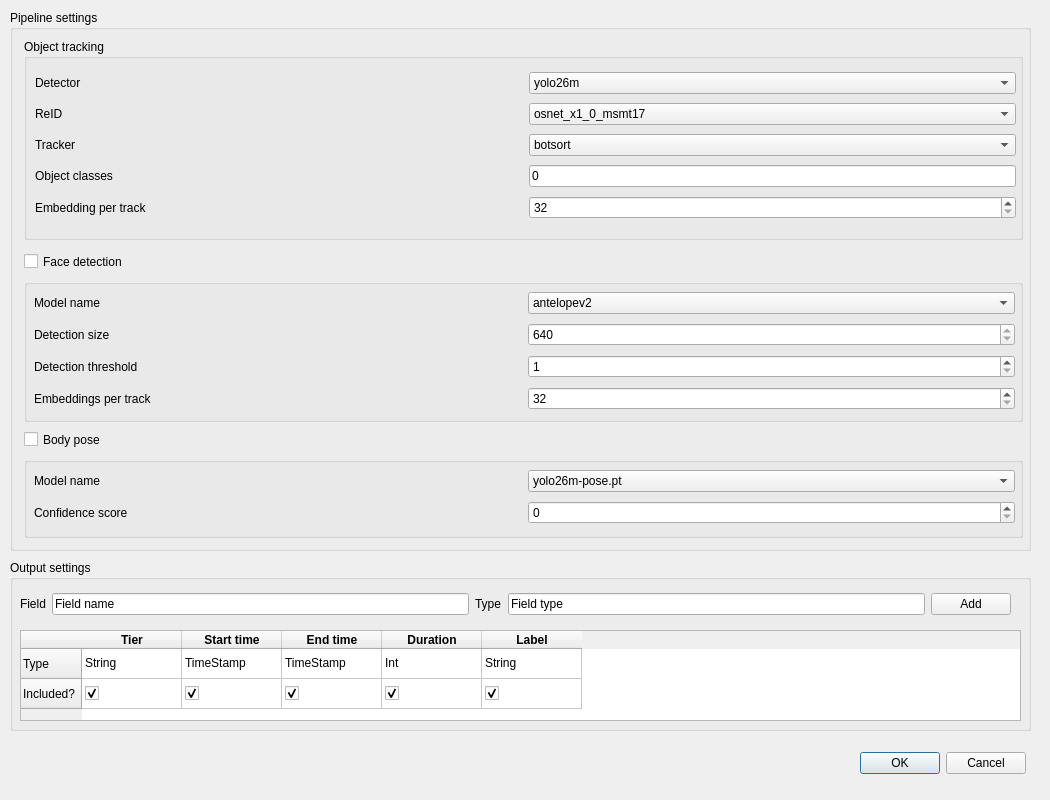
    <widget class="QWidget" name="pageSettings">
     <widget class="SettingsPage" name="widgetSettings" native="true">
      <property name="geometry">
       <rect>
        <x>0</x>
        <y>0</y>
        <width>1041</width>
        <height>791</height>
       </rect>
      </property>
      <widget class="QGroupBox" name="groupBox_5">
       <property name="geometry">
        <rect>
         <x>10</x>
         <y>10</y>
         <width>1021</width>
         <height>541</height>
        </rect>
       </property>
       <property name="title">
        <string>Pipeline settings</string>
       </property>
       <widget class="QGroupBox" name="groupBox_13">
        <property name="geometry">
         <rect>
          <x>14</x>
          <y>447</y>
          <width>999</width>
          <height>81</height>
         </rect>
        </property>
        <property name="title">
         <string/>
        </property>
        <widget class="QWidget" name="layoutWidget">
         <property name="geometry">
          <rect>
           <x>10</x>
           <y>10</y>
           <width>981</width>
           <height>61</height>
          </rect>
         </property>
         <layout class="QGridLayout" name="gridLayout_9">
          <item row="0" column="0">
           <widget class="QLabel" name="label_19">
            <property name="sizePolicy">
             <sizepolicy hsizetype="Expanding" vsizetype="Fixed">
              <horstretch>0</horstretch>
              <verstretch>0</verstretch>
             </sizepolicy>
            </property>
            <property name="text">
             <string>Model name</string>
            </property>
           </widget>
          </item>
          <item row="0" column="1">
           <widget class="QComboBox" name="comboBox_6">
            <property name="sizePolicy">
             <sizepolicy hsizetype="Expanding" vsizetype="Fixed">
              <horstretch>0</horstretch>
              <verstretch>0</verstretch>
             </sizepolicy>
            </property>
            <item>
             <property name="text">
              <string>yolo26m-pose.pt</string>
             </property>
            </item>
           </widget>
          </item>
          <item row="1" column="0">
           <widget class="QLabel" name="label_20">
            <property name="text">
             <string>Confidence score</string>
            </property>
           </widget>
          </item>
          <item row="1" column="1">
           <widget class="QSpinBox" name="spinBox_5"/>
          </item>
         </layout>
        </widget>
       </widget>
       <widget class="QGroupBox" name="groupBox_12">
        <property name="geometry">
         <rect>
          <x>14</x>
          <y>269</y>
          <width>999</width>
          <height>143</height>
         </rect>
        </property>
        <property name="title">
         <string/>
        </property>
        <widget class="QWidget" name="layoutWidget">
         <property name="geometry">
          <rect>
           <x>10</x>
           <y>10</y>
           <width>981</width>
           <height>127</height>
          </rect>
         </property>
         <layout class="QGridLayout" name="gridLayout_8">
          <item row="0" column="0">
           <widget class="QLabel" name="label_15">
            <property name="sizePolicy">
             <sizepolicy hsizetype="Expanding" vsizetype="Preferred">
              <horstretch>0</horstretch>
              <verstretch>0</verstretch>
             </sizepolicy>
            </property>
            <property name="text">
             <string>Model name</string>
            </property>
           </widget>
          </item>
          <item row="0" column="1">
           <widget class="QComboBox" name="comboBox_5">
            <property name="sizePolicy">
             <sizepolicy hsizetype="Expanding" vsizetype="Fixed">
              <horstretch>0</horstretch>
              <verstretch>0</verstretch>
             </sizepolicy>
            </property>
            <item>
             <property name="text">
              <string>antelopev2</string>
             </property>
            </item>
           </widget>
          </item>
          <item row="1" column="0">
           <widget class="QLabel" name="label_16">
            <property name="sizePolicy">
             <sizepolicy hsizetype="Minimum" vsizetype="Preferred">
              <horstretch>0</horstretch>
              <verstretch>0</verstretch>
             </sizepolicy>
            </property>
            <property name="text">
             <string>Detection size</string>
            </property>
           </widget>
          </item>
          <item row="1" column="1">
           <widget class="QSpinBox" name="spinBox_2">
            <property name="minimum">
             <number>640</number>
            </property>
           </widget>
          </item>
          <item row="2" column="0">
           <widget class="QLabel" name="label_17">
            <property name="sizePolicy">
             <sizepolicy hsizetype="Minimum" vsizetype="Preferred">
              <horstretch>0</horstretch>
              <verstretch>0</verstretch>
             </sizepolicy>
            </property>
            <property name="text">
             <string>Detection threshold</string>
            </property>
           </widget>
          </item>
          <item row="2" column="1">
           <widget class="QSpinBox" name="spinBox_3">
            <property name="minimum">
             <number>1</number>
            </property>
            <property name="stepType">
             <enum>QAbstractSpinBox::StepType::DefaultStepType</enum>
            </property>
            <property name="displayIntegerBase">
             <number>10</number>
            </property>
           </widget>
          </item>
          <item row="3" column="0">
           <widget class="QLabel" name="label_18">
            <property name="sizePolicy">
             <sizepolicy hsizetype="Minimum" vsizetype="Preferred">
              <horstretch>0</horstretch>
              <verstretch>0</verstretch>
             </sizepolicy>
            </property>
            <property name="text">
             <string>Embeddings per track</string>
            </property>
           </widget>
          </item>
          <item row="3" column="1">
           <widget class="QSpinBox" name="spinBox_4">
            <property name="minimum">
             <number>32</number>
            </property>
           </widget>
          </item>
         </layout>
        </widget>
       </widget>
       <widget class="QCheckBox" name="checkBox">
        <property name="geometry">
         <rect>
          <x>14</x>
          <y>418</y>
          <width>94</width>
          <height>23</height>
         </rect>
        </property>
        <property name="text">
         <string>Body pose</string>
        </property>
       </widget>
       <widget class="QGroupBox" name="groupBox_11">
        <property name="geometry">
         <rect>
          <x>14</x>
          <y>29</y>
          <width>999</width>
          <height>201</height>
         </rect>
        </property>
        <property name="title">
         <string>Object tracking</string>
        </property>
        <widget class="QWidget" name="layoutWidget">
         <property name="geometry">
          <rect>
           <x>11</x>
           <y>30</y>
           <width>981</width>
           <height>157</height>
          </rect>
         </property>
         <layout class="QGridLayout" name="gridLayout_5">
          <item row="0" column="0">
           <widget class="QLabel" name="label_10">
            <property name="sizePolicy">
             <sizepolicy hsizetype="Expanding" vsizetype="Preferred">
              <horstretch>0</horstretch>
              <verstretch>0</verstretch>
             </sizepolicy>
            </property>
            <property name="text">
             <string>Detector</string>
            </property>
           </widget>
          </item>
          <item row="0" column="1">
           <widget class="QComboBox" name="comboBox_2">
            <item>
             <property name="text">
              <string>yolo26m</string>
             </property>
            </item>
           </widget>
          </item>
          <item row="1" column="0">
           <widget class="QLabel" name="label_11">
            <property name="text">
             <string>ReID</string>
            </property>
           </widget>
          </item>
          <item row="1" column="1">
           <widget class="QComboBox" name="comboBox_3">
            <item>
             <property name="text">
              <string>osnet_x1_0_msmt17</string>
             </property>
            </item>
           </widget>
          </item>
          <item row="2" column="0">
           <widget class="QLabel" name="label_12">
            <property name="text">
             <string>Tracker</string>
            </property>
           </widget>
          </item>
          <item row="2" column="1">
           <widget class="QComboBox" name="comboBox_4">
            <item>
             <property name="text">
              <string>botsort</string>
             </property>
            </item>
           </widget>
          </item>
          <item row="3" column="0">
           <widget class="QLabel" name="label_13">
            <property name="text">
             <string>Object classes</string>
            </property>
           </widget>
          </item>
          <item row="3" column="1">
           <widget class="QLineEdit" name="lineEdit_8">
            <property name="text">
             <string>0</string>
            </property>
           </widget>
          </item>
          <item row="4" column="0">
           <widget class="QLabel" name="label_14">
            <property name="text">
             <string>Embedding per track</string>
            </property>
           </widget>
          </item>
          <item row="4" column="1">
           <widget class="QSpinBox" name="spinBox">
            <property name="minimum">
             <number>32</number>
            </property>
           </widget>
          </item>
         </layout>
        </widget>
       </widget>
       <widget class="QCheckBox" name="checkBox_2">
        <property name="geometry">
         <rect>
          <x>14</x>
          <y>240</y>
          <width>123</width>
          <height>23</height>
         </rect>
        </property>
        <property name="text">
         <string>Face detection</string>
        </property>
       </widget>
      </widget>
      <widget class="QGroupBox" name="groupBox_6">
       <property name="geometry">
        <rect>
         <x>10</x>
         <y>560</y>
         <width>1021</width>
         <height>171</height>
        </rect>
       </property>
       <property name="title">
        <string>Output settings</string>
       </property>
       <widget class="QTableWidget" name="tableWidget">
        <property name="geometry">
         <rect>
          <x>10</x>
          <y>70</y>
          <width>1001</width>
          <height>91</height>
         </rect>
        </property>
        <row>
         <property name="text">
          <string>Type</string>
         </property>
        </row>
        <row>
         <property name="text">
          <string>Included?</string>
         </property>
        </row>
        <column>
         <property name="text">
          <string>Tier</string>
         </property>
         <property name="font">
          <font>
           <bold>true</bold>
          </font>
         </property>
        </column>
        <column>
         <property name="text">
          <string>Start time</string>
         </property>
         <property name="font">
          <font>
           <bold>true</bold>
          </font>
         </property>
        </column>
        <column>
         <property name="text">
          <string>End time</string>
         </property>
         <property name="font">
          <font>
           <bold>true</bold>
          </font>
         </property>
        </column>
        <column>
         <property name="text">
          <string>Duration</string>
         </property>
         <property name="font">
          <font>
           <bold>true</bold>
          </font>
         </property>
        </column>
        <column>
         <property name="text">
          <string>Label</string>
         </property>
         <property name="font">
          <font>
           <bold>true</bold>
          </font>
         </property>
        </column>
        <item row="0" column="0">
         <property name="text">
          <string>String</string>
         </property>
        </item>
        <item row="0" column="1">
         <property name="text">
          <string>TimeStamp</string>
         </property>
        </item>
        <item row="0" column="2">
         <property name="text">
          <string>TimeStamp</string>
         </property>
        </item>
        <item row="0" column="3">
         <property name="text">
          <string>Int</string>
         </property>
        </item>
        <item row="0" column="4">
         <property name="text">
          <string>String</string>
         </property>
        </item>
        <item row="1" column="0">
         <property name="text">
          <string/>
         </property>
         <property name="checkState">
          <enum>Checked</enum>
         </property>
        </item>
        <item row="1" column="1">
         <property name="text">
          <string/>
         </property>
         <property name="checkState">
          <enum>Checked</enum>
         </property>
        </item>
        <item row="1" column="2">
         <property name="text">
          <string/>
         </property>
         <property name="checkState">
          <enum>Checked</enum>
         </property>
        </item>
        <item row="1" column="3">
         <property name="text">
          <string/>
         </property>
         <property name="checkState">
          <enum>Checked</enum>
         </property>
        </item>
        <item row="1" column="4">
         <property name="text">
          <string/>
         </property>
         <property name="checkState">
          <enum>Checked</enum>
         </property>
        </item>
       </widget>
       <widget class="QWidget" name="layoutWidget">
        <property name="geometry">
         <rect>
          <x>10</x>
          <y>30</y>
          <width>991</width>
          <height>28</height>
         </rect>
        </property>
        <layout class="QHBoxLayout" name="horizontalLayout">
         <item>
          <widget class="QLabel" name="label_21">
           <property name="text">
            <string>Field</string>
           </property>
          </widget>
         </item>
         <item>
          <widget class="QLineEdit" name="lineEdit_9">
           <property name="text">
            <string>Field name</string>
           </property>
          </widget>
         </item>
         <item>
          <widget class="QLabel" name="label_22">
           <property name="text">
            <string>Type</string>
           </property>
          </widget>
         </item>
         <item>
          <widget class="QLineEdit" name="lineEdit_10">
           <property name="text">
            <string>Field type</string>
           </property>
          </widget>
         </item>
         <item>
          <widget class="QPushButton" name="pushButton_4">
           <property name="text">
            <string>Add</string>
           </property>
          </widget>
         </item>
        </layout>
       </widget>
      </widget>
      <widget class="QDialogButtonBox" name="buttonBox_2">
       <property name="geometry">
        <rect>
         <x>860</x>
         <y>750</y>
         <width>166</width>
         <height>26</height>
        </rect>
       </property>
       <property name="standardButtons">
        <set>QDialogButtonBox::StandardButton::Cancel|QDialogButtonBox::StandardButton::Ok</set>
       </property>
      </widget>
     </widget>
    </widget>
